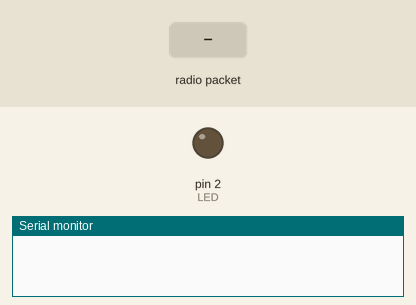
This sketch was run on a simulated Arduino Uno, built with avr-gcc and run on an emulated ATmega328P. Shown: output pins drawn as LEDs (lit = HIGH), the last lines printed to the serial monitor. Inputs (shaded band) come from the test bench. No radio packets arrive unless stated.

Above: at 1.2 s.
1.3 s: radio packet "1" arrives
At 1.7 s:
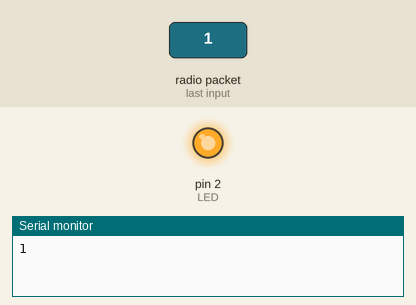
Timing chart, 0 to 4.3 s (numbered marks = the images above; inputs shaded):
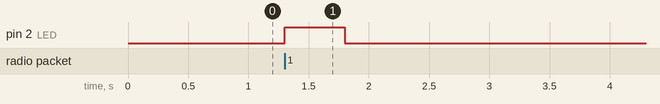

Measured:
- after the input at 1.3 s, pin 2 (LED): LOW → HIGH at once, → LOW 0.50 s later

The sketch:

nrf24l01_rx.ino
```cpp
// (licence header left out)
/*
* Arduino Wireless Communication Tutorial
*       Example 1 - Receiver Code
*
* by Dejan Nedelkovski, www.HowToMechatronics.com
*
* Library: TMRh20/RF24, https://github.com/tmrh20/RF24/
*/
#include <SPI.h>
#include <nRF24L01.h>
#include <RF24.h>

#define LED 2

RF24 radio(7,8); // CE, CSN
const byte address[6] = "00001";
const uint64_t pipe = 0xE8E8F0F0E1LL; // Define the transmit pipe


void setup() {
  Serial.begin(9600);
  pinMode(LED,OUTPUT);
  radio.begin();
  radio.openReadingPipe(0, address);
  //radio.openReadingPipe(1,pipe);
  //radio.setPALevel(RF24_PA_MIN);
  radio.startListening();
}
void loop() {
  if (radio.available()) {
    char text[32] = "";
    radio.read(&text, sizeof(text));
    Serial.println(text);
    digitalWrite(LED, HIGH);
    delay(500);
    digitalWrite(LED, LOW);
  }
}
```
